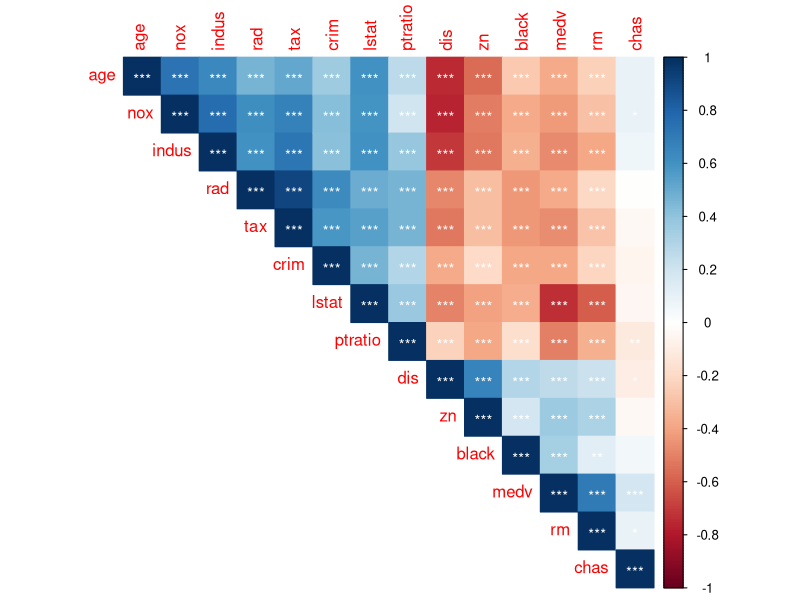
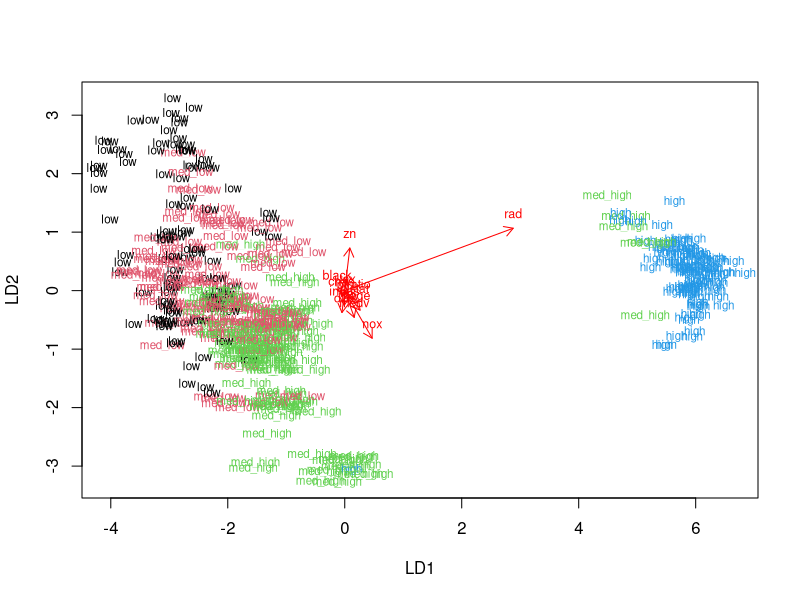
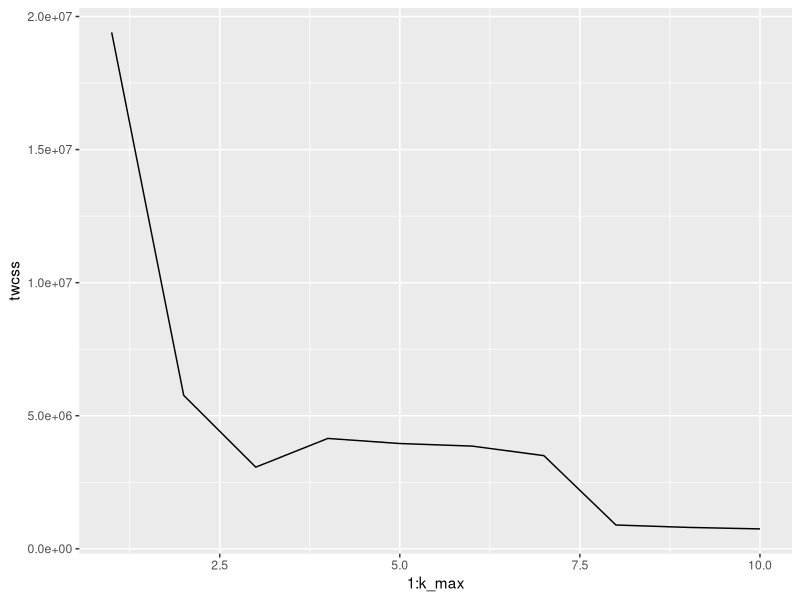
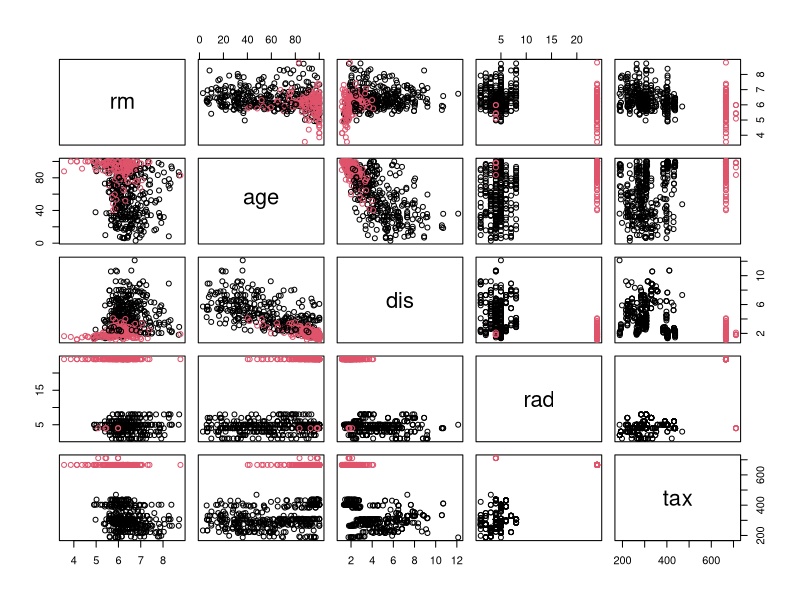

Recreate these plots in R, in order.
## ---- chunk 1
library(MASS)  
data(Boston)
str(Boston) 
summary(Boston)
## ---- chunk 2
library(tidyverse)
library(dplyr)
library(corrplot)
## ---- chunk 3
cor_matrix <- cor(Boston) %>% round(2)
res1 <- cor.mtest(Boston, conf.level = .95)
corrplot(cor_matrix, p.mat = res1$p, method = "color", type = "upper",
         sig.level = c(.001, .01, .05), pch.cex = .9,
         insig = "label_sig", pch.col = "white", order = "AOE")
## ---- chunk 4
boston_scaled <- scale(Boston)
summary(boston_scaled)

## ---- chunk 5
# First converting the matrix into a dataframe
boston_scaled <- as.data.frame(boston_scaled)
summary(boston_scaled$crim)
## ---- chunk 6
# Creating a  quantile vector, and creating a categorical variable 'crime'
bins <- quantile(boston_scaled$crim)
# Creating categorical variable 'crime'
crime <- cut(boston_scaled$crim, breaks = bins, include.lowest = TRUE, label=c("low", "med_low", "med_high", "high"))  
# Table of the new crime variable
table(crime)  
# Removing original crim from the dataset
boston_scaled <- dplyr::select(boston_scaled, -crim)
# Adding the new categorical value to scaled data
boston_scaled <- data.frame(boston_scaled, crime)
## ---- chunk 7
# Choosing 80 % of the data as the training set based on the number of rows in the dataset
ind <- sample(nrow(boston_scaled),  size = nrow(boston_scaled) * 0.8)
train <- boston_scaled[ind,]
# Testing set is the data minus the training set
test <- boston_scaled[-ind,]
# Saving the actual correct classes into a new variable
correct_classes <- test$crime
# Removing the crime variable from test data
test <- dplyr::select(test, -crime)
## ---- chunk 8
lda.fit <- lda(crime ~ ., data = train)
lda.fit
## ---- chunk 9
# Creating a biplot to visualize the LDA
# Creating an arrow function (DataCamp)
lda.arrows <- function(x, myscale = 1, arrow_heads = 0.1, color = "red", tex = 0.75, choices = c(1,2)){
  heads <- coef(x)
  arrows(x0 = 0, y0 = 0, 
         x1 = myscale * heads[,choices[1]], 
         y1 = myscale * heads[,choices[2]], col=color, length = arrow_heads)
  text(myscale * heads[,choices], labels = row.names(heads), 
       cex = tex, col=color, pos=3)
}

# Converting the target classes as numeric ()
classes <- as.numeric(train$crime)
# Plotting the LDA results
plot(lda.fit, dimen = 2, col = classes, pch = classes)
lda.arrows(lda.fit, myscale = 1)
## ---- chunk 10
# Predicting the classes with test data
lda.pred <- predict(lda.fit, newdata = test)
# Cross-tabulating the correct classes and the predicted classes (lda.pred$class)
table(correct = correct_classes, predicted = lda.pred$class)
## ---- chunk 11
# Loading the Boston dataset
data(Boston)

# Scaling the data to get comparable distances
scaled <- scale(Boston)

# Calculating the Euclidean distances for the dataset
dist_eu <- dist(Boston)
summary(dist_eu)
# Calculating also the distance with "Manhattan"-method
dist_man <- dist(Boston, method = "manhattan")
summary(dist_man)


## ---- chunk 12
library (ggplot2)
set.seed(123)

# First deetermining the number of clusters in order to find the ideal amount
k_max <- 10

# Calculating the total within sum of squares
twcss <- sapply(1:k_max, function(k){kmeans(Boston, k)$tot.withinss})

# Visualize the results
qplot(x = 1:k_max, y = twcss, geom = 'line') 

# We see that 2 clusters is a good amount (the point where the line rapidly drops)
# K-means clustering
km <-kmeans(Boston, centers = 2)

# Plotting the Boston dataset with clusters, taking columns 6 to 10 for reference
pairs(Boston[6:10], col = km$cluster)
